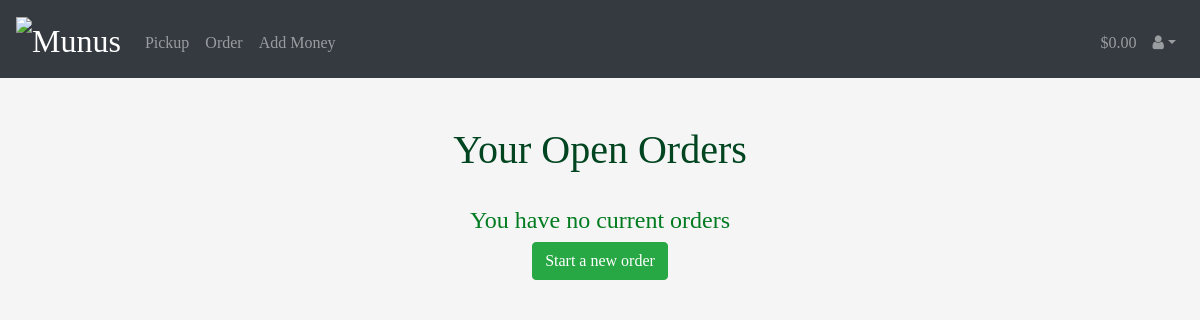
The page /userorders (signed in) on the database as committed earlier.
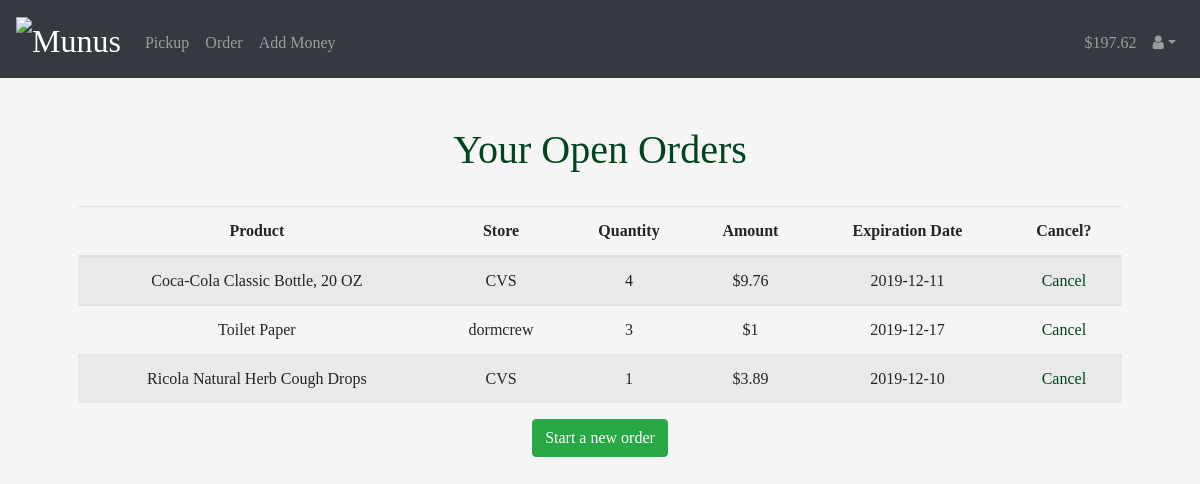
The same page on the database as committed later.
### tables this page shows
CREATE TABLE orders(user_id INTEGER, product_id INTEGER, wtp INTEGER, expir TIME, id INTEGER PRIMARY KEY, quantity INTEGER NOT NULL DEFAULT 1);

CREATE TABLE products(store varchar(255), name varchar(255), price int, id INTEGER, UNIQUE (name));

### app.py (the view, shortened to what this page needs)
@app.route("/userorders")
@login_required
def userorders():
    statement = "SELECT orders.id, name, store, wtp, price, expir, quantity FROM orders JOIN products ON product_id=products.id WHERE user_id='{0}'".format(session["user_id"])
    rows = db.execute(statement).fetchall()
    return render_template("userorders.html", rows=rows, balance=session["balance"])

### app.py (called while the page is built)
@app.after_request
def after_request(response):
    response.headers["Cache-Control"] = "no-cache, no-store, must-revalidate"
    response.headers["Expires"] = 0
    response.headers["Pragma"] = "no-cache"
    return response

### helpers.py (called while the page is built)
def login_required(f):
    @wraps(f)
    def decorated_function(*args, **kwargs):
        if session.get("user_id") is None:
            return redirect("/login")
        return f(*args, **kwargs)
    return decorated_function

### templates/userorders.html (shortened to what this page needs)
{% extends "layout.html" %}
{% block main %}
  <h1>Your Open Orders</h1><br>
  {% if rows|length > 0 %}
      <table class="table table-striped">
          <thead>
              <tr>
                  <th>Product</th>
                  <th>Store</th>
                  <th>Quantity</th>
                  <th>Amount</th>
                  <th>Expiration Date</th>
                  <th>Cancel?</th>
              </tr>
          </thead>
          <tbody>
              {% for row in rows %}
                  <tr>
                      <td>{{row[1]}}</td>
                      <td>{{row[2]}}</td>
                      <td>{{row[6]}}</td>
                      <td>${{row[3] + row[6] * row[4]}}</td>
                      <td>{{row[5]}}</td>
                      <td><a href="/userorders?cancelId={{row[0]}}">Cancel</a></td>
                  </tr>
              {% endfor %}
          </tbody>
      </table>
  {% else %}
      <h4>You have no current orders</h4>
  {% endif %}
  <a href="/catalogue"><button class="btn btn-success">Start a new order</button>
{% endblock %}

### templates/layout.html (shortened to what this page needs)
<!DOCTYPE html>
<html lang="en">
    <head>
        <link rel="stylesheet" href="https://stackpath.bootstrapcdn.com/bootstrap/4.4.1/css/bootstrap.min.css">
        <link href="/static/styles.css" rel="stylesheet">
        <link rel="stylesheet" href="https://maxcdn.bootstrapcdn.com/font-awesome/4.4.0/css/font-awesome.min.css">
    </head>
    <body>
      <nav class="navbar navbar-expand-md navbar-dark bg-dark">
            <a class="navbar-brand" href="/">
                <img src="https://cdn1.imggmi.com/uploads/2019/12/7/351dc8edb47819b2d77ef6ec8c91dc79-full.png" alt="Munus" width="111" height="30">
            </a>
            <div class="collapse navbar-collapse" id="navbar">
                {% if session.user_id %}
                    <ul class="navbar-nav mr-auto mt-2">
                        <li class="nav-item"><a class="nav-link" href="/pickup">Pickup</a></li>
                        <li class="nav-item"><a class="nav-link" href="/catalogue">Order</a></li>
                        <li class="nav-item"><a class="nav-link" href="/add">Add Money</a></li>
                    </ul>
                    <ul class="navbar-nav ml-auto mt-2">
                        <li class="nav-item"><a class="nav-link" href="/add">{{balance}}</a></li>
                        <li class="nav-item dropdown">
                          <a class="nav-link dropdown-toggle" href="/" id="navbarDropdown" role="button" data-toggle="dropdown" aria-haspopup="true" aria-expanded="false">
                            <i class="fa fa-user"></i></a>
                        </li>
                    </ul>
                {% else %}
                    <ul class="navbar-nav ml-auto mt-2">
                        <li class="nav-item"><a class="nav-link" href="/register">Register</a></li>
                        <li class="nav-item"><a class="nav-link" href="/login">Log In</a></li>
                    </ul>
                {% endif %}
            </div>
        </nav>
        <main class="container p-5">
            {% block main %}{% endblock %}
        </main>
    </body>
</html>

### static/styles.css (style rules this page uses)
body { background-color: whitesmoke; font-family: "Georgia", Times, serif; }
nav .navbar-brand { font-size: xx-large; }
main { overflow-x: auto; text-align: center; }
h1 { color: #014520; }
a { color: #014520; }
button { background-color: #014520; }

Rows that differ between the two databases and show on the page:
added orders: name "Coca-Cola Classic Bottle, 20 OZ", store "CVS", quantity "4", row[3]+row[6]*row[4] "9.76", expir "2019-12-11"
added orders: row "Toilet Paper", row "dormcrew", quantity "3", row[3]+row[6]*row[4] "1", expir "2019-12-17"
added orders: name "Ricola Natural Herb Cough Drops", store "CVS", quantity "1", row[3]+row[6]*row[4] "3.89", expir "2019-12-10"
Other text that changed with them:
{{ balance }}: "$0.00" → "$197.62"
text no longer shown: "You have no current orders"
text now shown: "Product Store Quantity Amount Expiration Date Cancel?"
